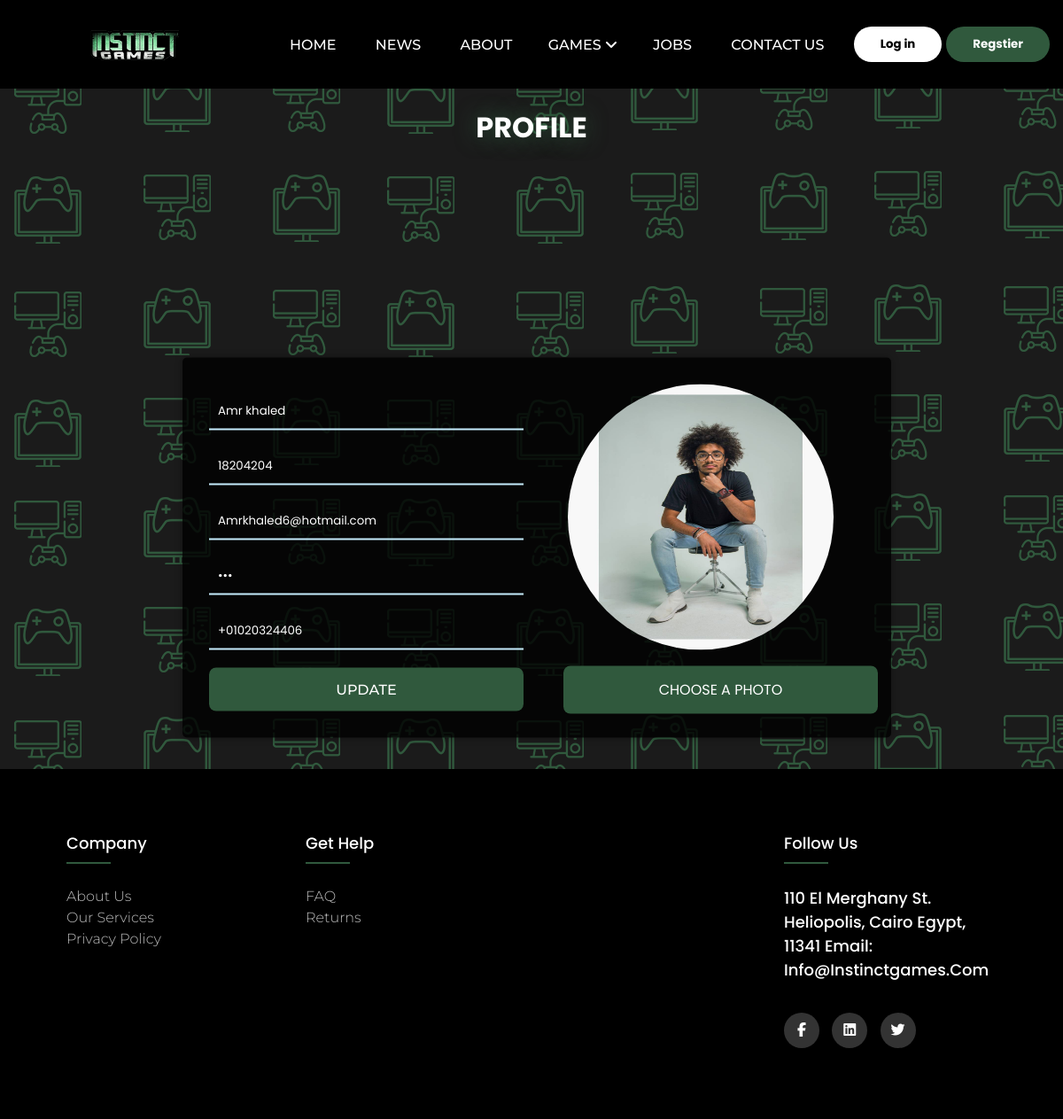
The page /MyProfile.php?id=1 on the database its author committed.
### tables this page shows
CREATE TABLE `users` (
  `id` int(11) UNSIGNED NOT NULL,
  `user_name` text NOT NULL,
  `name` text NOT NULL,
  `email` text NOT NULL,
  `password` text NOT NULL,
  `phone` text NOT NULL,
  `image` text NOT NULL
);

### classes/User.php (called while the page is built, shortened)
<?php
class User {
    public static function viewSpecficUser($id) {
        $servername = "localhost";
        $username = "root";
        $password = "";
        $dbname = "instinct_games";
        $conn = mysqli_connect($servername,$username,$password,$dbname);
        $user_id = $id;
        $sql = "SELECT * FROM users WHERE id = '$user_id'";
        $result = mysqli_query($conn, $sql);
        $user = mysqli_fetch_assoc($result);
        return $user;
    }
}
?>

### MyProfile.php (the view, shortened to what this page needs)
<?php
include("classes/User.php");
if(isset($_GET['id'])) {
	$user_id = $_GET['id'];
	$user = User::viewSpecficUser($user_id);
} else {
	die("Not Logged In");
}
?>
<!DOCTYPE html>
<html lang="en">
<head>
	<link rel="stylesheet" href="layouts/css/style.css">
</head>
<body>
	<?php include("includes/nav.php");
    ?>
		<h1 class="ta-c heded" style="margin-top:20px; text-shadow:0 0 25px #30593D;">PROFILE</h1>
		<div class="pwrapper">
			<form action="MyProfile.php?id=<?php echo $user_id; ?>" method="POST" enctype="multipart/form-data">
				<div class="contact-form">
					<div class="input-fields">
						<input type="text" class="input" name="name" value="<?php echo $user['name']; ?> " autocomplete="off" placeholder="Name">
						<input type="text" class="input" name="username" value="<?php echo $user['user_name']; ?>" autocomplete="off" placeholder="Address">
						<input type="text" class="input" name="email" value="<?php echo $user['email']; ?>" autocomplete="off" placeholder="Email Address">
						<input type="password" class="input" name="password" value="<?php echo $user['password']; ?>" autocomplete="off" placeholder="Password">
						<input type="text" class="input" name="phoneno" value="<?php echo $user['phone']; ?>" autocomplete="off" placeholder="Phoneno">
						<label for="file" id="mfile"> Choose a photo </label>
						<div>
						<button type="submit" class="btnxx" name="update">Update</button>
						</div>
						</div>
							<img style="width:300px;height:300px; margin-left:20px;  border-radius:50%;" src="layouts/img/Users/<?php echo $user['image']; ?>">
							<br>
						</div>
					</div>
		<div class="footerrrr" style="margin-top:700px;">
			<?php include("includes/footer.php");
    ?>
		</div>
</body>
</html>

### layouts/css/style.css (style rules this page uses)
* { margin: 0; padding: 0; box-sizing: border-box; }
body { background-color: #1b1b1b; color: white; box-sizing: border-box; }
li,a,button { font-family: "Montserrat",sans-serif; font-weight: 500; font-size: 16px; color: white; text-decoration: none; }
.ta-c { text-align: center; }
.heded { text-shadow: 0 0 15px white; }
#contact .contact-info, .contact-form { flex: 1; }

### MyProfile.php (style rules this page uses)
* { margin: 0; padding: 0; box-sizing: border-box; outline: none; font-family: 'Poppins', sans-serif; }
body { height: 100%; background-image: url('layouts/img/BG.png'); }
.pwrapper { position: absolute; top: 48.9%; left: 50.5%; transform: translate(-50%, -50%); width: 100%; max-width: 800px; background: rgba(0, 0, 0, 0.8); padding: 30px; border-radius: 5px; box-shadow: 0 0 10px rgba(0, 0, 0, 0.3); }
.contact-form { display: flex; }
.input-fields { display: flex; flex-direction: column; margin-right: 4%; }
.input-fields, .msg { width: 48%; }
.input-fields .input, .msg textarea { margin: 10px 0; background: transparent; border: 0px; border-bottom: 2px solid #c5ecfd; padding: 10px; color: #fff; width: 100%; }
.btnxx { background: #30593D; text-align: center; padding: 15px; border-radius: 8px; color: #fff; cursor: pointer; text-transform: uppercase; width: 355px; margin-top: 10px; border:none; }
label { background: #30593D; text-align: center; padding: 15px ; border-radius: 8px; color: #fff; cursor: pointer; text-transform: uppercase; width: 355px; position:absolute; right: 15px; bottom: 27px; }

### includes/footer.php (style rules this page uses)
* { margin: 0; padding: 0; box-sizing: border-box; }
body { line-height: 1.5; font-family: 'Poppins', sans-serif; }

### rows shown on the page
users: name "Amr khaled", username "18204204", email "Amrkhaled6@hotmail.com", phoneno "+01020324406", image (picture)
